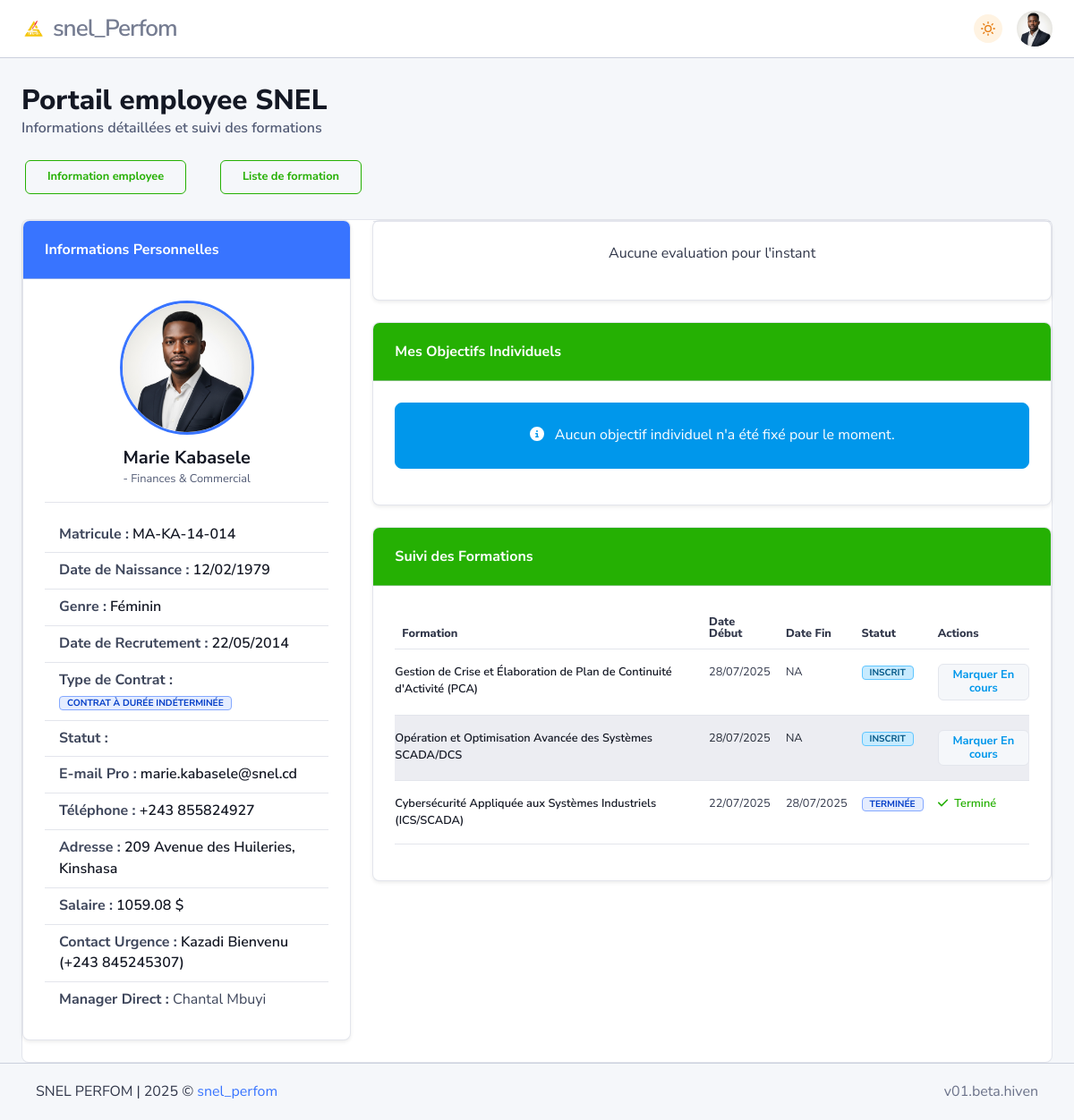
Before: /employee/home/ (signed in) with the older database file.
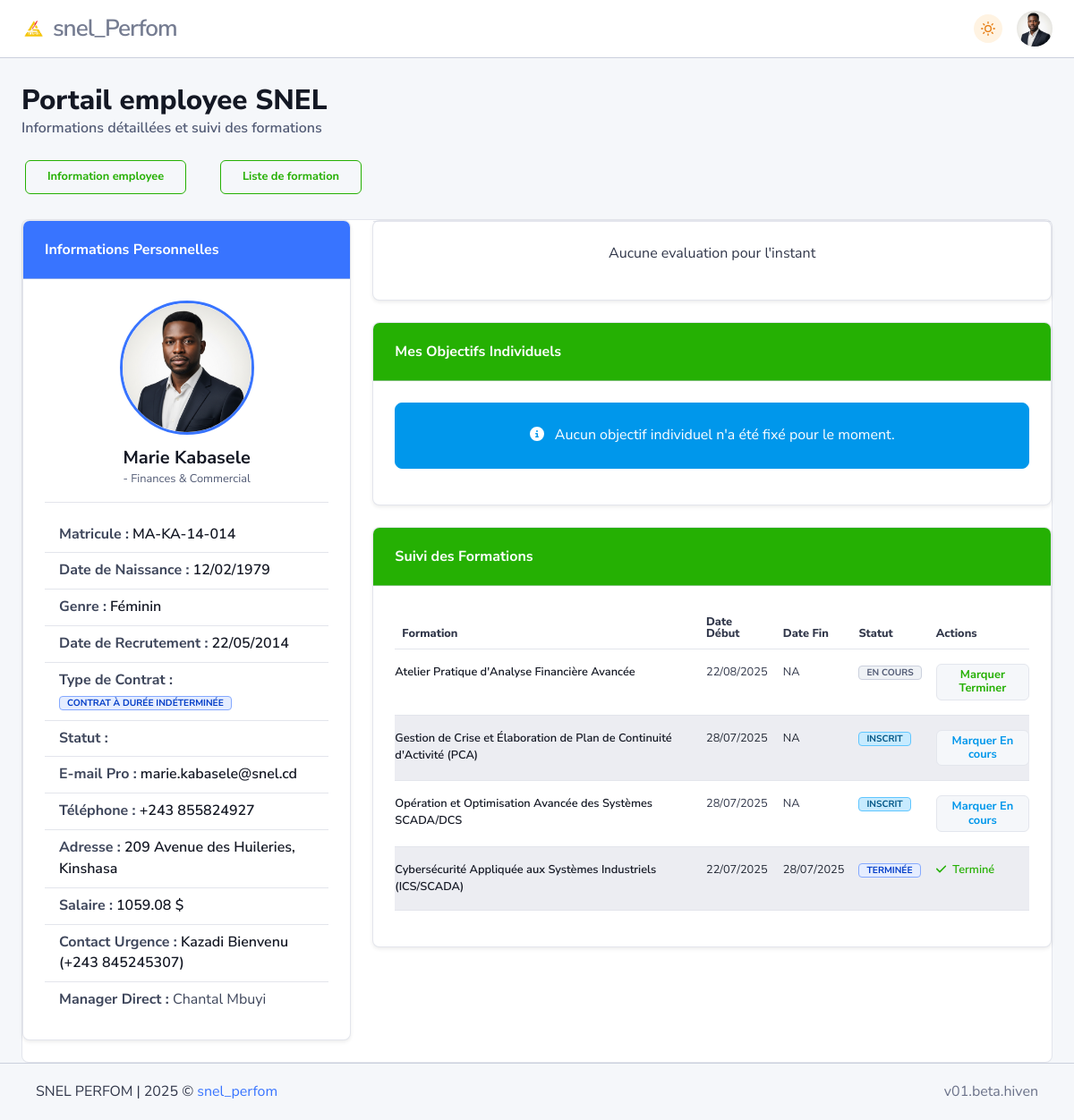
After: the same page with the newer database file.
### skill_training/models.py (models this page shows, shortened)
class EmployeeTraining(models.Model):
    STATUS_CHOICES = [
        ('Inscrit', 'Inscrit'),
        ('En Cours', 'En Cours'),
        ('Attente validation manager', 'Attente validation manager'),
        ('Terminé', 'Terminé'),
        ('Annulé', 'Annulé'),
    ]
    employee = models.ForeignKey(Employee, on_delete=models.CASCADE, related_name='trainings_taken',
                                 verbose_name="Employé")  # Changed to Employee
    course = models.ForeignKey(TrainingCourse, on_delete=models.CASCADE, related_name='participants',
                               verbose_name="Formation")
    enrollment_date = models.DateField(verbose_name="Date d'Inscription", blank=True, null=True)
    completion_date = models.DateField(null=True, blank=True, verbose_name="Date de Complétion")
    status = models.CharField(max_length=100, choices=STATUS_CHOICES, default='Inscrit', verbose_name="Statut")
    score = models.IntegerField(null=True, blank=True, verbose_name="Score Obtenu (si applicable)")
    feedback_on_course = models.TextField(blank=True, null=True, verbose_name="Feedback sur la Formation")
    recommended_by_ai = models.OneToOneField(
        'RecommendedTraining',
        on_delete=models.SET_NULL,
        null=True,
        blank=True,
        related_name='related_employee_training',
        verbose_name="Recommandée par l'IA"
    )
    created_at = models.DateTimeField(auto_now_add=True, verbose_name="Date d'Enregistrement")
    updated_at = models.DateTimeField(auto_now=True, verbose_name="Date de Dernière Mise à Jour")
    class Meta:
        verbose_name = "Participation Formation"
        verbose_name_plural = "Participations Formations"
        unique_together = ('employee', 'course', 'enrollment_date')
        ordering = ['-enrollment_date', 'employee__last_name']

class TrainingCourse(models.Model):
    TRAINING_TYPE_CHOICES = [
        ('En Ligne', 'En Ligne'),
        ('En Présentiel', 'En Présentiel'),
        ('Mixte (En ligne et Présentiel)', 'Mixte (En ligne et Présentiel)'),
    ]
    title = models.CharField(max_length=200, verbose_name="Titre de la Formation")
    description = models.TextField(blank=True, null=True, verbose_name="Description")
    provider = models.CharField(max_length=100, blank=True, null=True, verbose_name="Fournisseur (Interne/Externe)")
    duration_hours = models.IntegerField(null=True, blank=True, verbose_name="Durée (Heures)")
    cost = models.DecimalField(max_digits=10, decimal_places=2, null=True, blank=True, verbose_name="Coût")
    skills_covered = models.ManyToManyField(Skill, related_name='courses', verbose_name="Compétences Couvertes")
    training_type = models.CharField(max_length=60, choices=TRAINING_TYPE_CHOICES, default='IN_PERSON',
                                     verbose_name="Type de Formation")
    url_link = models.URLField(max_length=200, blank=True, null=True, verbose_name="Lien (si en ligne)")
    created_at = models.DateTimeField(auto_now_add=True, verbose_name="Date de Création")
    updated_at = models.DateTimeField(auto_now=True, verbose_name="Date de Dernière Mise à Jour")
    class Meta:
        verbose_name = "Formation"
        verbose_name_plural = "Formations"
        ordering = ['title']

### employee/views.py (the view)
# urls.py: path('home/', home_view, name='home'),
def home_view(request):
    context = {
        'review': PerformanceReview.objects.filter(employee=request.user).last(),
        'employee': request.user,
        'goals': Goal.objects.filter(employee=request.user),
        'goal_departement': GoalDepartement.objects.filter(department=request.user.department),
        'enrollments': EmployeeTraining.objects.filter(employee=request.user).order_by('-enrollment_date'),
    }
    return render(request, 'employee_page.html', context)

### employee/models.py (called while the page is built)
    @property
    def full_name(self):
        return f"{self.first_name} {self.last_name}"

### templates/employee_page.html (shortened to what the changed rows need)
{% extends 'index.html' %}
{% load static %}
{% load custom_filters %}
{% block content %}
<div class="content">
    <div class="row gy-3 mb-4 justify-content-between">
        <div class="col-12">
            <h2 class="mb-2 text-body-emphasis">Portail employee SNEL </h2>
        </div>
    </div>
    <div class="card">
        <div class="row g-4">
        <div class="col-lg-8 col-md-7">
            <div class="card shadow-sm mb-4">
                <div class="card-body">
                    {% if enrollments %}
                    <div class="table-responsive scrollbar">
                        <table class="table table-hover table-striped fs-9">
                            <thead>
                                <tr>
                                    <th scope="col">Formation</th>
                                    <th scope="col">Date Début</th>
                                    <th scope="col">Date Fin</th>
                                    <th scope="col">Statut</th>
                                    <th scope="col">Actions</th>
                                </tr>
                            </thead>
                            <tbody>
                                {% for enrollment in enrollments %}
                                <tr>
                                    <td>
                                        <a href="{% url 'course:detail_course' enrollment.course.pk %}" class="text-body-emphasis fw-semibold">
                                            {{ enrollment.course.title }}
                                        </a>
                                    </td>
                                    <td>{{ enrollment.enrollment_date|date:"d/m/Y" }}</td>
                                    <td>{% if enrollment.completion_date  %}{{ enrollment.completion_date|date:"d/m/Y" }}{% else %}NA{% endif %}</td>
                                    <td>
                                        {% if enrollment.status == 'Terminé' %}
                                            <span class="badge badge-phoenix badge-phoenix-primary fs-10">Terminée</span>
                                        {% elif enrollment.status == 'En Cours' %}
                                            <span class="badge badge-phoenix badge-phoenix-secondary fs-10">En Cours</span>
                                        {% elif enrollment.status == 'Inscrit' %}
                                            <span class="badge badge-phoenix badge-phoenix-info fs-10">Inscrit</span>
                                        {% else %}
                                            <span class="badge badge-phoenix badge-phoenix-warning fs-10">{{ enrollment.status }}</span>
                                        {% endif %}
                                    </td>
                                    <td>
                                        {% if enrollment.status != 'Terminé' and enrollment.status == 'En Cours' %}
                                        <form action="{% url 'course:mark_attente_validation' enrollment.pk %}" method="post" class="d-inline">
                                            <button type="submit" class="btn btn-phoenix-success btn-sm small p-1" title="Marquer comme terminée">
                                               Marquer Terminer
                                            </button>
                                        </form>
                                        {% elif enrollment.status == 'Terminé' %}
                                        <span class="text-success fw-semibold"><span class="fas fa-check me-1"></span> Terminé</span>
                                        {% elif enrollment.status == 'Inscrit' %}
                                        <form action="{% url 'course:mark_course_inscrit' enrollment.pk %}" method="post" class="d-inline">
                                            <button type="submit" class="btn btn-phoenix-info btn-sm small p-1" title="Marquer comme terminée">
                                               Marquer En cours
                                            </button>
                                        </form>
                                        {% endif %}
                                    </td>
                                </tr>
                                {% endfor %}
                            </tbody>
                        </table>
                    </div>
                    {% else %}
                    <div class="alert alert-info text-center" role="alert">
                        <span class="fas fa-info-circle me-2"></span> Aucune formation enregistrée pour cet employé pour le moment.
                    </div>
                    {% endif %}
                </div>
            </div>
        </div>
    </div>
    </div>
</div>
{% endblock %}

Changed rows visible on the page:
added EmployeeTraining: course "Atelier Pratique d'Analyse Financière Avancée", enrollment_date "22/08/2025", shows "NA", status "EN COURS"
